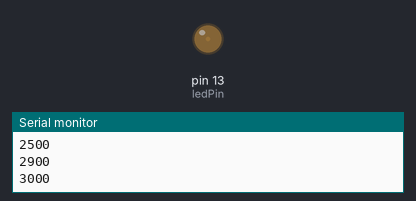
The program below on a simulated Arduino Uno, built with avr-gcc and run on an emulated ATmega328P. On the bench: output pins drawn as LEDs (lit = HIGH), the last lines printed to the serial monitor.

Above: at 3.05 s.
At 4.5 s:
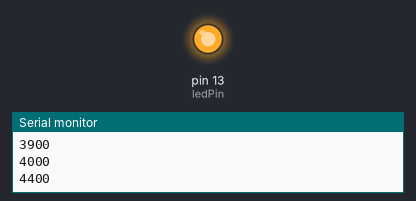
Timing chart, 0 to 6.5 s (numbered marks = the images above):
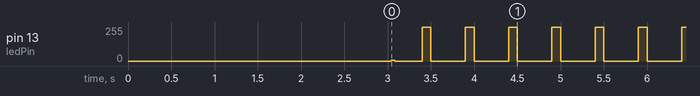

Measured:
- by itself, pin 13 (ledPin): moves between 0/255 and 255/255, repeating every 1.5 s

The program:

main.cpp
```cpp
#include <Arduino.h>
// These variables store the flash pattern
// and the current state of the LED

int ledPin =  13;                 // the number of the LED pin
int ledState = LOW;               // ledState used to set the LED
unsigned long previousMillis = 0; // will store last time LED was updated
long OnTime = 100;                // milliseconds of on-time
long OffTime = 400;               // milliseconds of off-time


void setup()
{
  // set the digital pin as output:
  pinMode(ledPin, OUTPUT);
  digitalWrite(ledPin, 0);
  Serial.begin(115200);
  delay(3000);
}

void loop()
{
  // check to see if it's time to change the state of the LED
  unsigned long currentMillis = millis();

  if((ledState == HIGH) && (currentMillis - previousMillis >= OnTime))
  {
    previousMillis += OnTime;          // on time is over, set new start
    ledState = LOW;                    // Turn it off
    digitalWrite(ledPin, ledState);    // Update the actual LED
    Serial.println(previousMillis);
  }
  else if ((ledState == LOW) && (currentMillis - previousMillis >= OffTime))
  {
    previousMillis += OffTime;           // off time is over, set new start
    ledState = HIGH;                     // turn it on
    digitalWrite(ledPin, ledState);	     // Update the actual LED
    Serial.println(previousMillis);
  }
}
```
